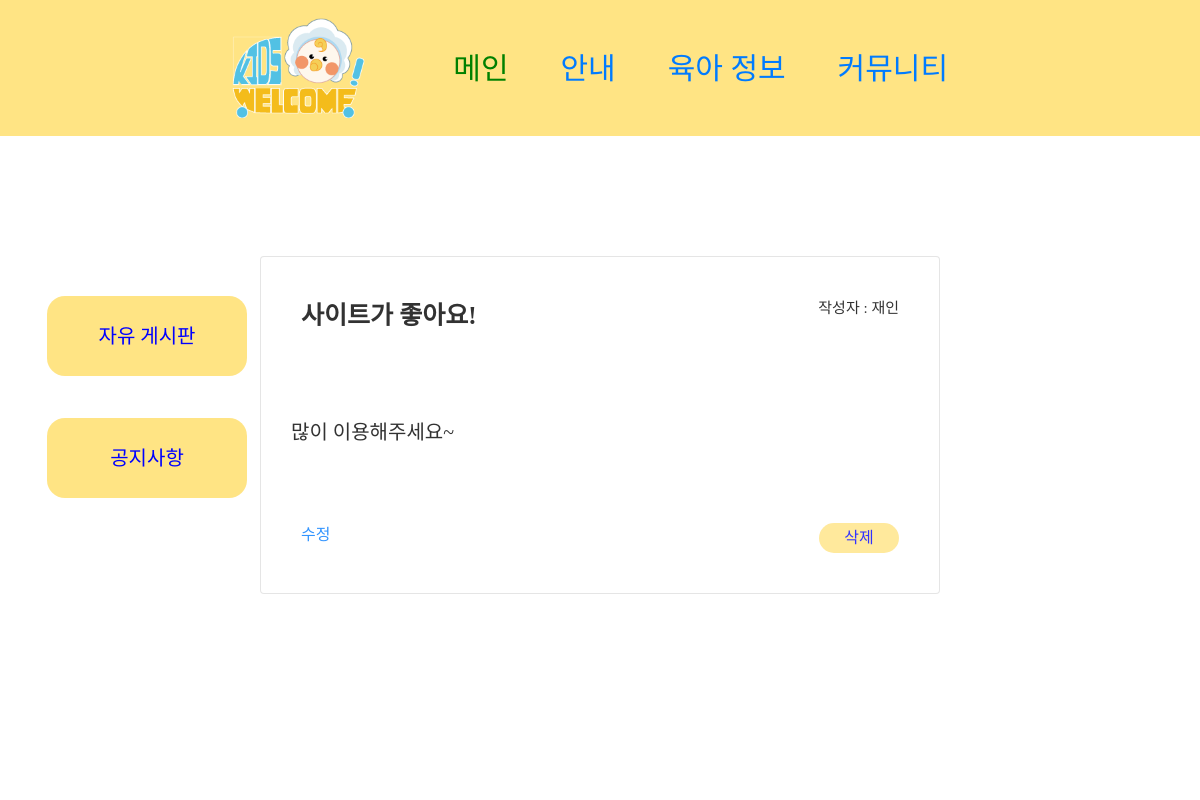
The app's page /zone/detail/10/ with its own data.
### zone/models.py (models this page shows)
class Board(models.Model):
        nick = models.CharField(max_length=30)
        title = models.CharField(max_length=30)
        description = models.TextField()
        created_at=models.DateTimeField(auto_now_add=True)
        updated_at=models.DateTimeField(auto_now=True)
        password = models.CharField(max_length=50)

### zone/views.py (the view)
# urls.py: path('detail/<int:id>/', views.detail, name="detail"),
def detail(request, id):
    item = Board.objects.get(pk=id)
    return render(request, 'zone/detail.html',{'item': item})

### zone/templates/zone/detail.html (shortened to what this page needs)
{% extends 'base.html' %}
{% block commu %}
 <!DOCTYPE html>
<div class="sidenav container">
  <a href= "{% url 'commu' %}"><button class=button>자유 게시판</button></a>
  <a href="{% url 'notice' %}"><button class=button>공지사항</button></a>
</div>
{% endblock commu %}
{% block content %}
 <!DOCTYPE html>
<div class="main">
 <div class = "con container">
        <div>
            <div class="card w-70" >
                <div>
              <div class="card-body" >
                <p class="card-title">{{ item.title }}</p>
                <p class="card-name">작성자 : {{ item.nick }}</p>
                </div>
                <p class="card-text">{{ item.description }}</p>
                <div class="card-body">
                    <a href="{% url 'upd' item.pk %}">수정</a>
                    <form action="{% url 'dele' item.pk %}" method="POST">
                        <input class="but" type="submit" value="삭제">
                    </form>
                </div>
              </div>
            </div>
        </div>
    </div>
</div>
{% endblock content %}

### static/css/menu.css (style rules this page uses)
.container { font-family: 'yg-jalnan'; }
.button { width: 390px; margin: 5px auto; }

### zone/templates/zone/detail.html (style rules this page uses)
.sidenav { margin-top: 250px; height: 100%; width: 250px; position: fixed; z-index: 1; top: 0; left: 0; background-color: white; overflow-x: hidden; padding-top: 20px; }
.sidenav a { padding: 16px 6px 6px 32px; text-decoration: none; font-size: 20px; color: blue; display: block; }
.button { border: none; text-align: center; text-decoration: none; display: inline-block; cursor: pointer; border-radius: 18px; width:200px; height: 80px; background-color: #FFE484; margin: 10px 0px; color: blue; }
.con { display: flex; flex-direction: row; flex-wrap: wrap; align-content: center; justify-content: center; margin-top: 100px; }
.con > div { background-color: white; margin: 10px; padding: 10px; height : 300px; width : 700px; opacity: 0.8; filter: alpha(opacity=60); color: black; }
.card-body { display:flex; justify-content : space-between; margin: 10px; padding: 30px; }
.card-title { font-weight: bold; font-size: 25px; }
.card-name { font-size: 15px; }
.card-text { padding: 30px; font-size: 20px; }
.but { border: none; text-align: center; text-decoration: none; display: inline-block; cursor: pointer; border-radius: 18px; width:80px; height: 30px; background-color: #FFE484; color: blue; }

### records on screen
Board: title "사이트가 좋아요!", nick "재인", description "많이 이용해주세요~"
